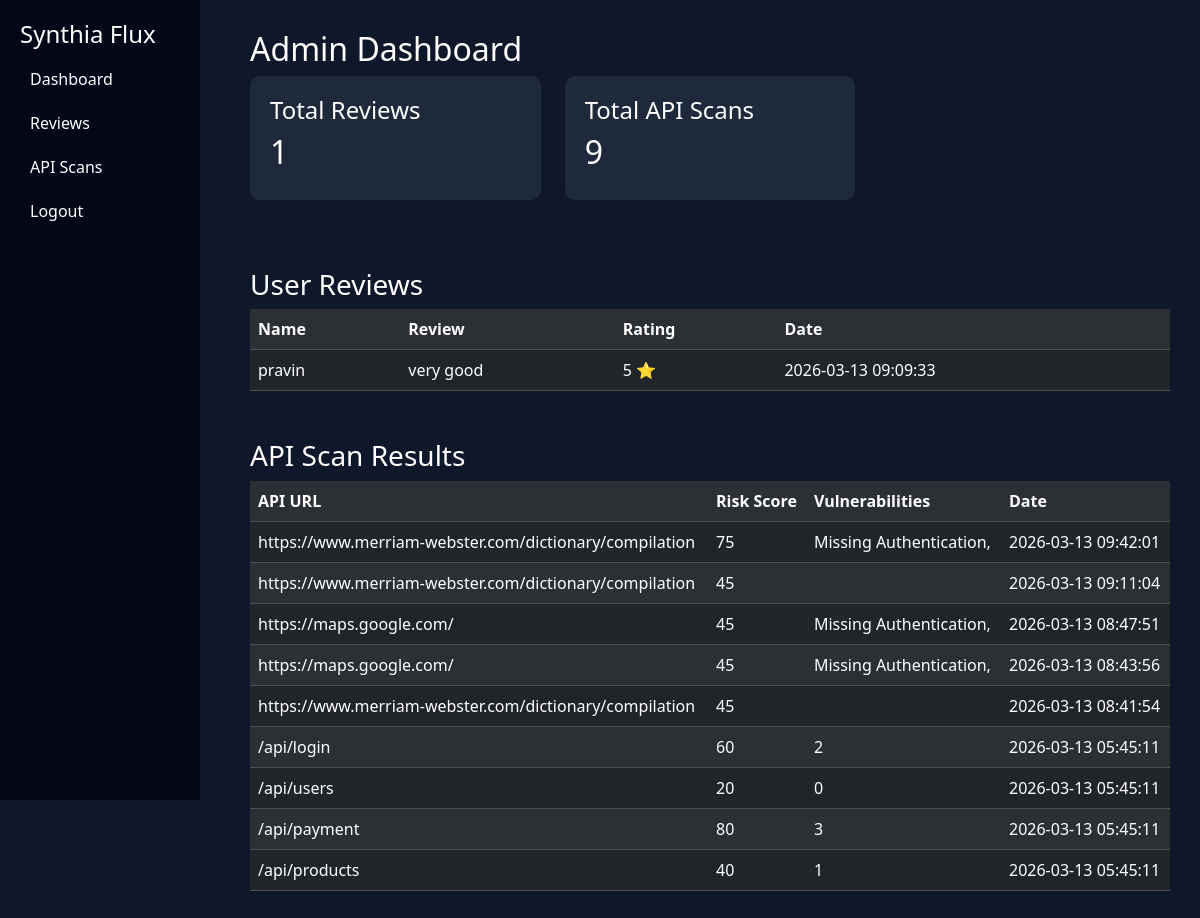
Page /admin/dashboard.php (signed in) on the committed database.
### tables this page shows
CREATE TABLE `reviews` (
  `id` int(11) NOT NULL,
  `name` varchar(100) DEFAULT NULL,
  `review` text DEFAULT NULL,
  `rating` int(11) DEFAULT NULL,
  `review_date` timestamp NOT NULL DEFAULT current_timestamp()
);

CREATE TABLE `scan_results` (
  `id` int(11) NOT NULL,
  `api_url` varchar(255) DEFAULT NULL,
  `vulnerabilities` text DEFAULT NULL,
  `risk_score` int(11) DEFAULT NULL,
  `scan_date` timestamp NOT NULL DEFAULT current_timestamp()
);

### admin/dashboard.php (the view, shortened to what this page needs)
<?php
include "../DB_connect/db.php";
$review_count=mysqli_fetch_assoc(mysqli_query($conn,"SELECT COUNT(*) as total FROM reviews"));
$scan_count=mysqli_fetch_assoc(mysqli_query($conn,"SELECT COUNT(*) as total FROM scan_results"));
$reviews=mysqli_query($conn,"SELECT * FROM reviews ORDER BY review_date DESC");
$scans=mysqli_query($conn,"SELECT * FROM scan_results ORDER BY scan_date DESC");
?>
<!DOCTYPE html>
<html>
<head>
<link href="https://cdn.jsdelivr.net/npm/bootstrap@5.3.2/dist/css/bootstrap.min.css" rel="stylesheet">
</head>
<body>
<div class="sidebar">
<h4>Synthia Flux</h4>
<a href="#">Dashboard</a>
<a href="#reviews">Reviews</a>
<a href="#scans">API Scans</a>
<a href="logout.php">Logout</a>
</div>
<div class="content">
<h2>Admin Dashboard</h2>
<div class="row">
<div class="col-md-4">
<div class="card-box">
<h4>Total Reviews</h4>
<h2><?php echo $review_count['total']; ?></h2>
</div>
</div>
<div class="col-md-4">
<div class="card-box">
<h4>Total API Scans</h4>
<h2><?php echo $scan_count['total']; ?></h2>
</div>
</div>
</div>
<h3 id="reviews" class="mt-5">User Reviews</h3>
<table class="table table-dark table-striped">
<tr>
<th>Name</th>
<th>Review</th>
<th>Rating</th>
<th>Date</th>
</tr>
<?php while($row=mysqli_fetch_assoc($reviews)){ ?>
<tr>
<td><?php echo $row['name']; ?></td>
<td><?php echo $row['review']; ?></td>
<td><?php echo $row['rating']; ?> ⭐</td>
<td><?php echo $row['review_date']; ?></td>
</tr>
<?php } ?>
</table>
<h3 id="scans" class="mt-5">API Scan Results</h3>
<table class="table table-dark table-striped">
<tr>
<th>API URL</th>
<th>Risk Score</th>
<th>Vulnerabilities</th>
<th>Date</th>
</tr>
<?php while($row=mysqli_fetch_assoc($scans)){ ?>
<tr>
<td><?php echo $row['api_url']; ?></td>
<td><?php echo $row['risk_score']; ?></td>
<td><?php echo $row['vulnerabilities']; ?></td>
<td><?php echo $row['scan_date']; ?></td>
</tr>
<?php } ?>
</table>
</div>
</body>
</html>

### admin/dashboard.php (style rules this page uses)
body { background:#0f172a; color:white; font-family:Segoe UI; }
.sidebar { width:200px; height:100vh; background:#020617; position:fixed; padding:20px; }
.sidebar a { display:block; color:white; padding:10px; text-decoration:none; }
.content { margin-left:220px; padding:30px; }
.card-box { background:#1e293b; padding:20px; border-radius:10px; margin-bottom:20px; }

### rows in the picture
reviews: name "pravin", review "very good", rating "5", review_date "2026-03-13 09:09:33"
scan_results: api_url "https://www.merriam-webster.com/dictionary/compilation", risk_score "75", vulnerabilities "Missing Authentication,", scan_date "2026-03-13 09:42:01"
scan_results: api_url "https://www.merriam-webster.com/dictionary/compilation", risk_score "45", scan_date "2026-03-13 09:11:04"
scan_results: api_url "https://maps.google.com/", risk_score "45", vulnerabilities "Missing Authentication,", scan_date "2026-03-13 08:47:51"
scan_results: api_url "https://maps.google.com/", risk_score "45", vulnerabilities "Missing Authentication,", scan_date "2026-03-13 08:43:56"
scan_results: api_url "https://www.merriam-webster.com/dictionary/compilation", risk_score "45", scan_date "2026-03-13 08:41:54"
scan_results: api_url "/api/login", risk_score "60", vulnerabilities "2", scan_date "2026-03-13 05:45:11"
scan_results: api_url "/api/users", risk_score "20", vulnerabilities "0", scan_date "2026-03-13 05:45:11"
scan_results: api_url "/api/payment", risk_score "80", vulnerabilities "3", scan_date "2026-03-13 05:45:11"
scan_results: api_url "/api/products", risk_score "40", vulnerabilities "1", scan_date "2026-03-13 05:45:11"

### other values in the picture
$review_count['total'] "1"
$scan_count['total'] "9"
